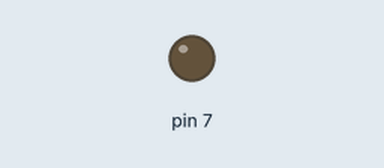
Bench run of a sketch on a simulated Arduino Uno, built with avr-gcc and run on an emulated ATmega328P. On the bench: output pins drawn as LEDs (lit = HIGH). What the sketch prints to the serial monitor is not drawn.

Above: at 0.6 s.
At 2.5 s:
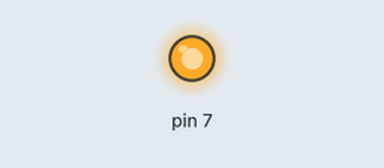
Timing chart, 0 to 6.7 s (numbered marks = the images above):
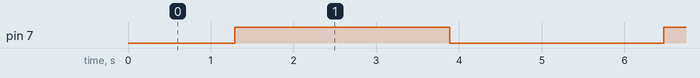

Measured:
- by itself, pin 7: alternates HIGH for 2.6 s and LOW for 2.6 s

The sketch:

pwm.ino
```cpp
/**
 * Seeeduino XIAO - Button demo
 * Link per installare la scheda
 * https://files.seeedstudio.com/arduino/package_seeeduino_boards_index.json
 */

void setup() {
  pinMode(7, OUTPUT);
  Serial.begin(9600);
}

int val = 0;
int dir = 1;

void loop() {
  val = val + dir;
  if (val >=  255) {
    dir = -1;
  }
  if (val <= 0) {
    dir = 1;
  }
  Serial.println(val);
  analogWrite(7, val);
  delay(10);
}
```
